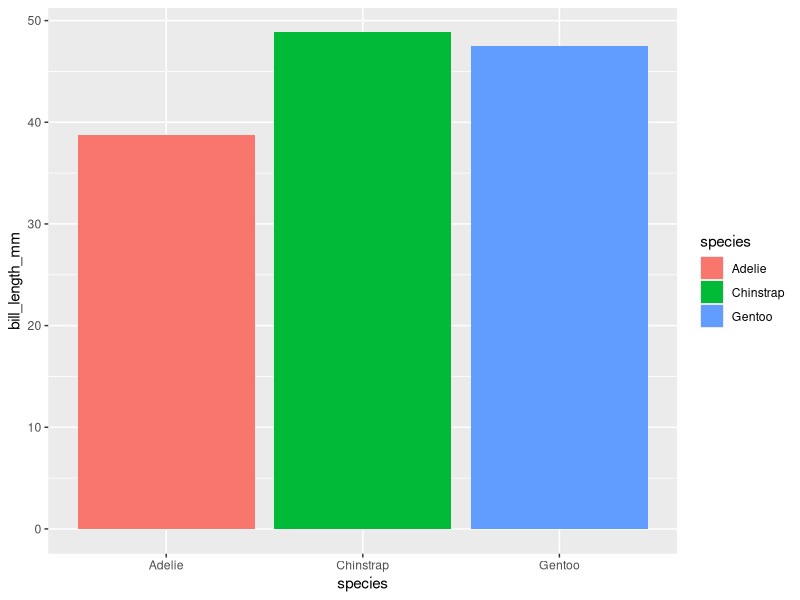

Generate this figure with R:

            library(ggplot2)
            library(palmerpenguins)
            built_answer <- tryCatch(
                {
                    set.seed(42)
                    ggplot(penguins, aes(x = species, y = bill_length_mm, fill = species)) + stat_summary(fun = mean, geom = "bar")
                    suppressWarnings(
                        if (!file.exists("/sandbox/figures/bill-length_species_mean_bar_stat_summary_answer.png")) {
                            ggsave(
                                width = 3,
                                height = 3,
                                "/sandbox/figures/bill-length_species_mean_bar_stat_summary_answer.png"
                            )
                        }
                    )
                    suppressWarnings(
                        ggplot_build(last_plot())
                    )
                },
                error = function(e) {
                    'ERROR'
                }
            )
            built_submission <- tryCatch(
                {
                    set.seed(42)
                    ggplot(data = penguins, aes(x = species)) +
  stat_summary(fun.y = mean, geom = "bar", fill = "blue")
                    suppressWarnings(
                        ggsave(
                            width = 3,
                            height = 3,
                            "figures/bill-length_species_mean_bar_stat_summary_submission_qwen.png"
                        )
                    )
                    suppressWarnings(
                        ggplot_build(last_plot())
                    )
                },
                error = function(e) {
                    'ERROR'
                }
            )
            cat(isTRUE(all.equal(built_answer, built_submission)))
        
